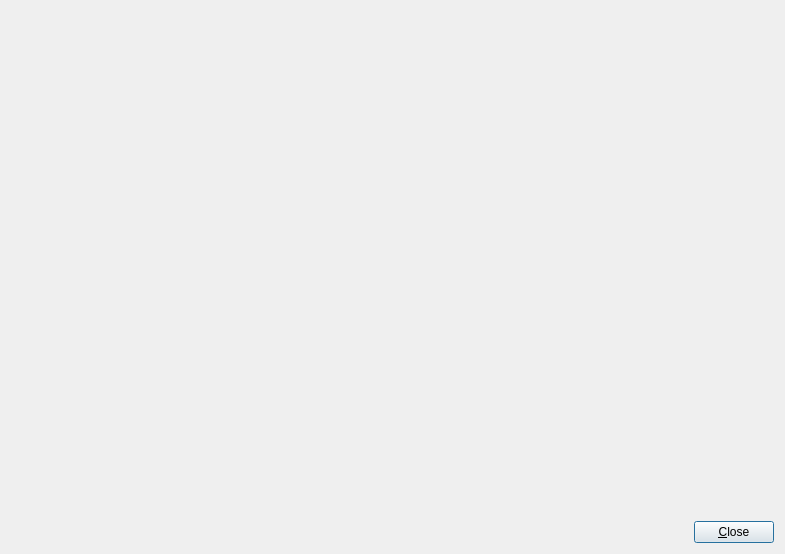
<?xml version="1.0" encoding="UTF-8"?>
<ui version="4.0">
 <class>charsetEditorDialog</class>
 <widget class="QDialog" name="charsetEditorDialog">
  <property name="geometry">
   <rect>
    <x>0</x>
    <y>0</y>
    <width>785</width>
    <height>554</height>
   </rect>
  </property>
  <property name="windowTitle">
   <string>Character Set Editor</string>
  </property>
  <property name="modal">
   <bool>true</bool>
  </property>
  <layout class="QVBoxLayout" name="verticalLayout">
   <item>
    <layout class="QGridLayout" name="presetWidgetLayout">
     <item row="0" column="0">
      <widget class="QWidget" name="presetWidget" native="true">
       <property name="sizePolicy">
        <sizepolicy hsizetype="Expanding" vsizetype="Expanding">
         <horstretch>0</horstretch>
         <verstretch>0</verstretch>
        </sizepolicy>
       </property>
      </widget>
     </item>
    </layout>
   </item>
   <item>
    <layout class="QHBoxLayout" name="horizontalLayout">
     <item>
      <spacer name="horizontalSpacer">
       <property name="orientation">
        <enum>Qt::Horizontal</enum>
       </property>
       <property name="sizeHint" stdset="0">
        <size>
         <width>40</width>
         <height>20</height>
        </size>
       </property>
      </spacer>
     </item>
     <item>
      <widget class="QPushButton" name="closeButton">
       <property name="text">
        <string>&amp;Close</string>
       </property>
      </widget>
     </item>
    </layout>
   </item>
  </layout>
 </widget>
 <resources/>
 <connections/>
</ui>
